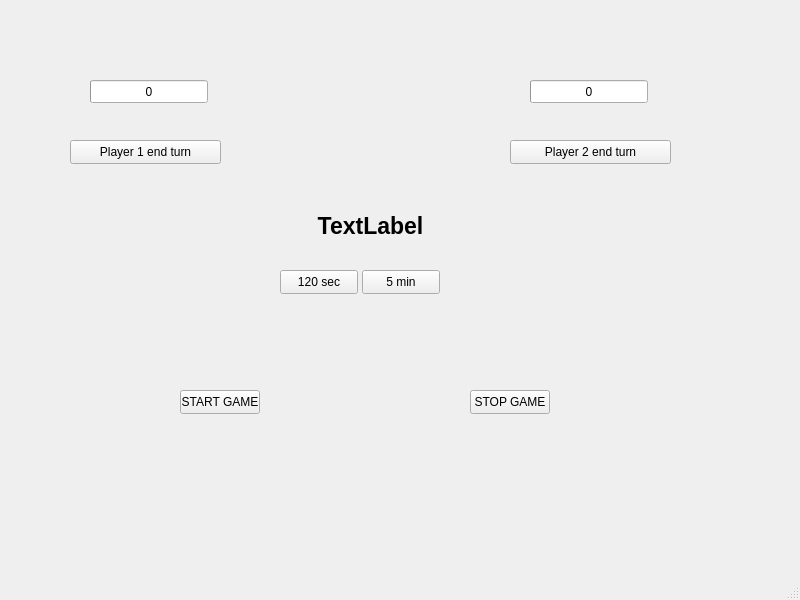
<?xml version="1.0" encoding="UTF-8"?>
<ui version="4.0">
 <class>MainWindow</class>
 <widget class="QMainWindow" name="MainWindow">
  <property name="geometry">
   <rect>
    <x>0</x>
    <y>0</y>
    <width>800</width>
    <height>600</height>
   </rect>
  </property>
  <property name="windowTitle">
   <string>MainWindow</string>
  </property>
  <widget class="QWidget" name="centralwidget">
   <widget class="QPushButton" name="player2">
    <property name="geometry">
     <rect>
      <x>510</x>
      <y>140</y>
      <width>161</width>
      <height>24</height>
     </rect>
    </property>
    <property name="text">
     <string>Player 2 end turn</string>
    </property>
   </widget>
   <widget class="QPushButton" name="player1">
    <property name="geometry">
     <rect>
      <x>70</x>
      <y>140</y>
      <width>151</width>
      <height>24</height>
     </rect>
    </property>
    <property name="text">
     <string>Player 1 end turn</string>
    </property>
   </widget>
   <widget class="QPushButton" name="time120">
    <property name="geometry">
     <rect>
      <x>280</x>
      <y>270</y>
      <width>78</width>
      <height>24</height>
     </rect>
    </property>
    <property name="text">
     <string>120 sec</string>
    </property>
   </widget>
   <widget class="QPushButton" name="start">
    <property name="geometry">
     <rect>
      <x>180</x>
      <y>390</y>
      <width>80</width>
      <height>24</height>
     </rect>
    </property>
    <property name="text">
     <string>START GAME</string>
    </property>
   </widget>
   <widget class="QPushButton" name="stop">
    <property name="geometry">
     <rect>
      <x>470</x>
      <y>390</y>
      <width>80</width>
      <height>24</height>
     </rect>
    </property>
    <property name="text">
     <string>STOP GAME</string>
    </property>
   </widget>
   <widget class="QPushButton" name="time360">
    <property name="geometry">
     <rect>
      <x>362</x>
      <y>270</y>
      <width>78</width>
      <height>24</height>
     </rect>
    </property>
    <property name="text">
     <string>5 min</string>
    </property>
   </widget>
   <widget class="QProgressBar" name="player1_bar">
    <property name="geometry">
     <rect>
      <x>90</x>
      <y>80</y>
      <width>118</width>
      <height>23</height>
     </rect>
    </property>
    <property name="value">
     <number>0</number>
    </property>
    <property name="format">
     <string>%v</string>
    </property>
   </widget>
   <widget class="QProgressBar" name="player2_bar">
    <property name="geometry">
     <rect>
      <x>530</x>
      <y>80</y>
      <width>118</width>
      <height>23</height>
     </rect>
    </property>
    <property name="value">
     <number>0</number>
    </property>
    <property name="format">
     <string>%v</string>
    </property>
   </widget>
   <widget class="QLabel" name="prompt">
    <property name="geometry">
     <rect>
      <x>210</x>
      <y>190</y>
      <width>321</width>
      <height>71</height>
     </rect>
    </property>
    <property name="font">
     <font>
      <pointsize>17</pointsize>
      <bold>true</bold>
     </font>
    </property>
    <property name="text">
     <string>TextLabel</string>
    </property>
    <property name="alignment">
     <set>Qt::AlignmentFlag::AlignCenter</set>
    </property>
   </widget>
  </widget>
  <widget class="QMenuBar" name="menubar">
   <property name="geometry">
    <rect>
     <x>0</x>
     <y>0</y>
     <width>800</width>
     <height>21</height>
    </rect>
   </property>
  </widget>
  <widget class="QStatusBar" name="statusbar"/>
 </widget>
 <resources/>
 <connections/>
</ui>
